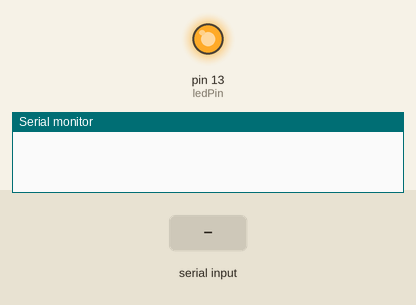
Recording of a sketch running on a simulated Arduino Uno, built with avr-gcc and run on an emulated ATmega328P. Shown: output pins drawn as LEDs (lit = HIGH), the last lines printed to the serial monitor. The inputs (shaded band) are chosen by the test bench.

Above: at 1.2 s.
1.3 s: "0" received over Serial
At 1.7 s:
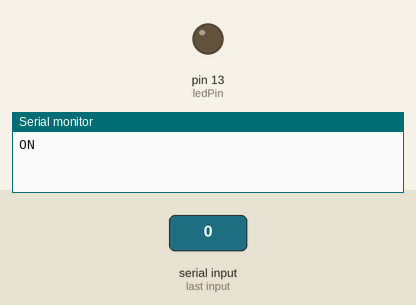
2.8 s: "1" received over Serial
At 4.0 s:
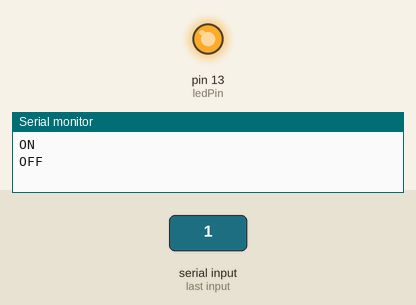
Timing chart, 0 to 5.8 s (numbered marks = the images above; inputs shaded):
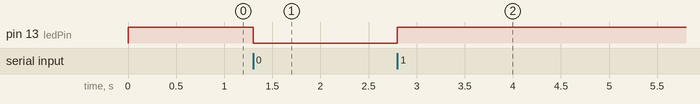

The sketch:

ElectroMagnet.ino
```cpp
// Define the LED pin
const int ledPin = 13;

void setup() {
  Serial.begin(9600);
  // Initialize the LED pin as an output
  pinMode(ledPin, OUTPUT);

  // Start with the LED off
  digitalWrite(ledPin, HIGH);
}

void loop() {
  // Check if there's serial data available
  if (Serial.available() > 0) {
    // Read the incoming byte
    char command = Serial.read();

    // Check the command received
    if (command == '1') {
      Serial.println("OFF");
      // Turn the Magnet Off
      digitalWrite(ledPin, HIGH);
    } else if (command == '0') {
      // Turn the Magnet ON
      digitalWrite(ledPin, LOW);
      Serial.println("ON");
    }
  }
}
```

Measured:
- after the input at 1.3 s, pin 13 (ledPin): HIGH → LOW at once
- after the input at 2.8 s, pin 13 (ledPin): LOW → HIGH at once
